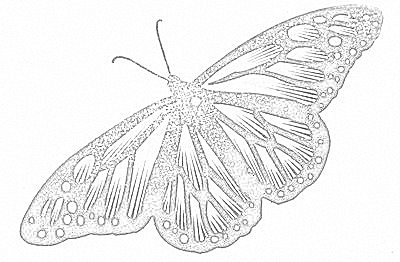
%> input picture SymmetryDetection/S.jpg, 400 x 262 px
$ octave RunMe.m   (GNU Octave 9; MATLAB toolbox functions it lacks are replaced by stand-ins)
%> lines starting %> are read from the running program, lines starting %| are printed output that depends on the picture
### PAT/coefficientslist.m
function [m,a,x,y] = coefficientslist(I,nangs,stretch,scale,hopsize,halfwindowsize,magthreshold,convtype)

[M,A,X,Y] = coefficientsmatrix(I,nangs,stretch,scale,hopsize,halfwindowsize,magthreshold,convtype);
s = sum(sum(M > 0));
m = zeros(1,s);
a = zeros(1,s);
x = zeros(1,s);
y = zeros(1,s);
[nr,nc] = size(M);
index = 0;
for i = 1:nr
    for j = 1:nc
        if M(i,j) > 0
            index = index+1;
            m(index) = M(i,j);
            a(index) = A(i,j);
            x(index) = X(i,j);
            y(index) = Y(i,j);
        end
    end
end

end

### SymmetryDetection/RunMe.m
I = imread('S.jpg');
%> I is the input picture: size 262x400x3 uint8; min 4, max 255, mean 238.6

resizingfactor = 200/max(size(I)); % max dimension will be 200 after resizing
%> resizingfactor = 0.5
I = imresize(I,resizingfactor);
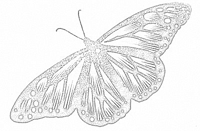
%> I: size 131x200x3 uint8; min 116, max 255, mean 238.5
I = double(rgb2gray(I))/255;
%> I: size 131x200 double

I = adapthisteq(I,'NumTiles',[8 8]);
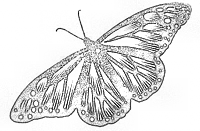
%> I: size 131x200 double; min 0, max 1, mean 0.878
% I = imrotate(I,90); % transform I to test robustness
% I = fliplr(I); % transform I to test robustness

[m,a,x,y] = coefficientslist(I,'HopSize',5,'WavStretch',1,'WavScale',1);
%> the run ends on the next line
